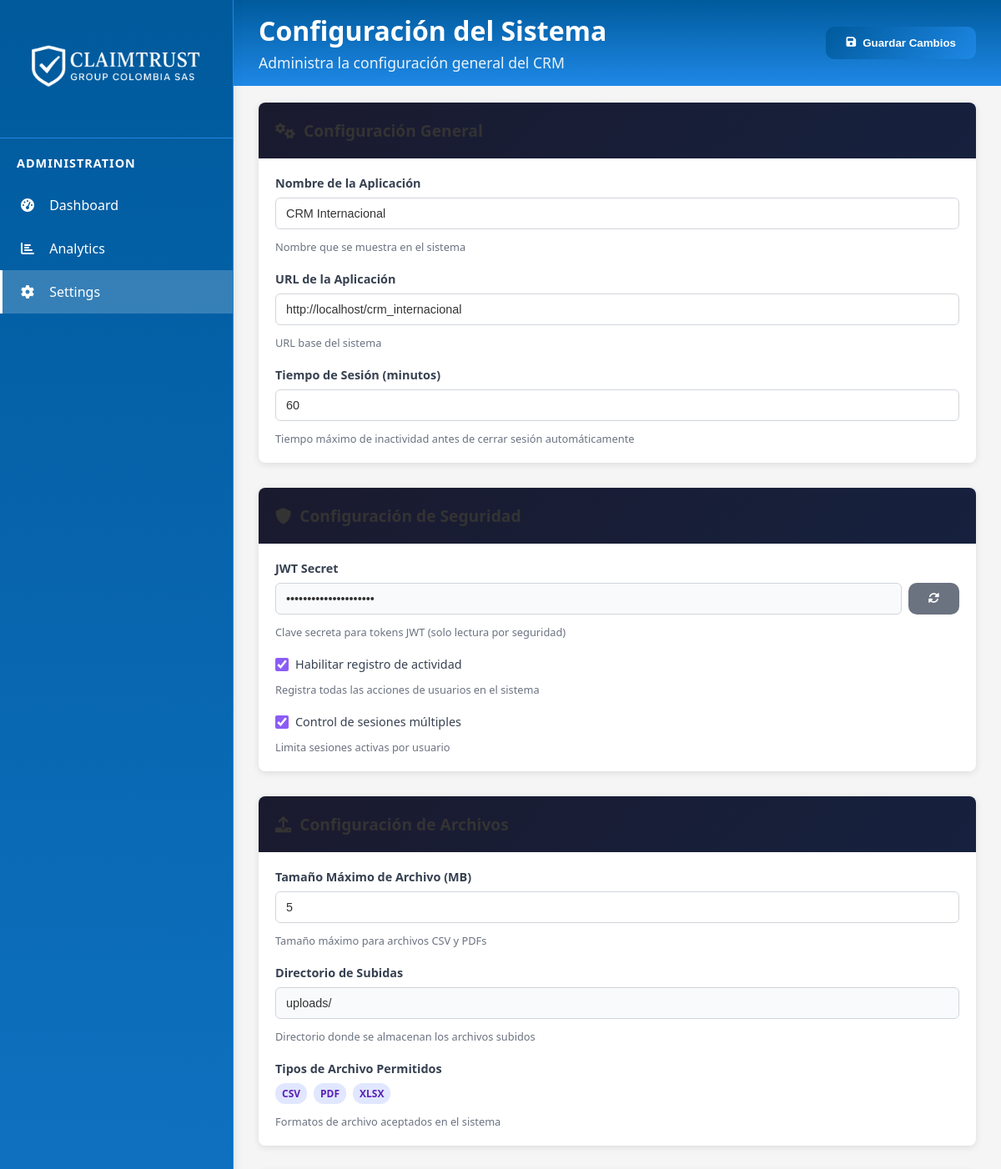
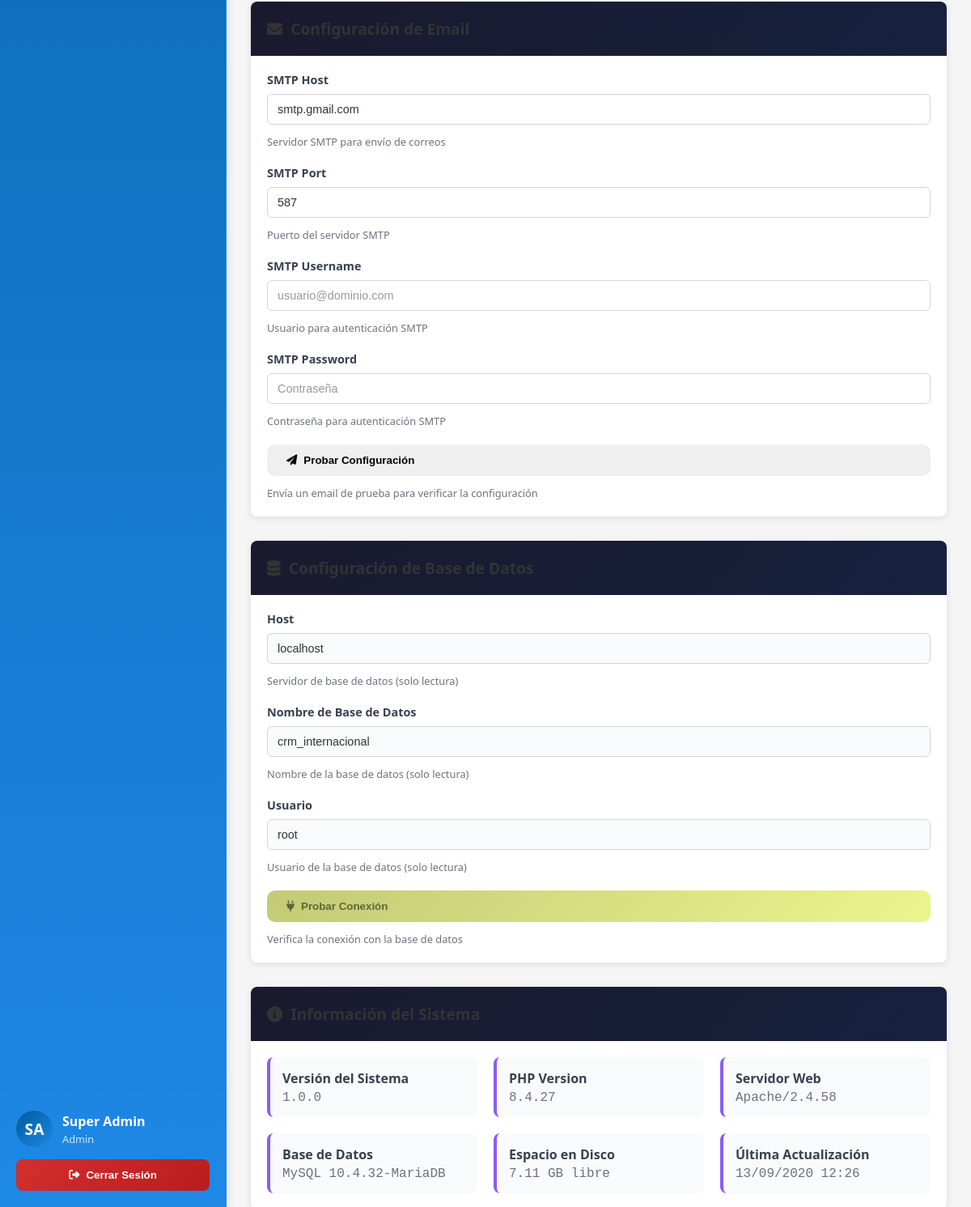
Screenshot of /views/settings.php (signed in) with the database file from the repository (2 pictures, top to bottom).
### tables this page shows
CREATE TABLE `usuarios` (
  `cedula` varchar(20) NOT NULL,
  `usuario` varchar(50) NOT NULL,
  `nombre` varchar(100) NOT NULL,
  `apellido` varchar(100) NOT NULL,
  `email` varchar(150) NOT NULL,
  `password` varchar(255) NOT NULL,
  `telefono` varchar(20) DEFAULT NULL,
  `sip_extension` varchar(40) DEFAULT NULL COMMENT 'Extensión SIP/WebRTC (Issabel)',
  `sip_secret` varchar(128) DEFAULT NULL COMMENT 'Secreto SIP (guardar con políticas de seguridad)',
  `rol_id` int(11) NOT NULL,
  `coordinador_cedula` varchar(20) DEFAULT NULL,
  `activo` tinyint(1) DEFAULT 1,
  `created_at` timestamp NOT NULL DEFAULT current_timestamp(),
  `updated_at` timestamp NOT NULL DEFAULT current_timestamp() ON UPDATE current_timestamp(),
  `pdf_documento` varchar(255) DEFAULT NULL COMMENT 'Ruta del archivo PDF del usuario'
);

CREATE TABLE `roles` (
  `id` int(11) NOT NULL,
  `nombre` varchar(50) NOT NULL,
  `descripcion` text DEFAULT NULL,
  `created_at` timestamp NOT NULL DEFAULT current_timestamp(),
  `updated_at` timestamp NOT NULL DEFAULT current_timestamp() ON UPDATE current_timestamp()
);

### views/settings.php (the view, shortened to what the rows shown need)
<?php
require_once __DIR__ . '/../config.php';
$user = getCurrentUser();
?>
<!DOCTYPE html>
<html lang="es">
<head>
    <link href="https://cdnjs.cloudflare.com/ajax/libs/font-awesome/6.0.0/css/all.min.css" rel="stylesheet">
    <link href="../css/dashboard.css" rel="stylesheet">
</head>
<body>
    <div class="dashboard-container">
        <div class="sidebar" id="sidebar">
            <div class="sidebar-footer">
                <div class="profile-card">
                    <div class="profile-avatar">
                        <?php echo strtoupper(substr($user['nombre'], 0, 1) . substr($user['apellido'], 0, 1)); ?>
                    </div>
                    <div class="profile-info">
                        <h4><?php echo $user['nombre'] . ' ' . $user['apellido']; ?></h4>
                        <p><?php echo ucfirst($user['rol_nombre']); ?></p>
                    </div>
                </div>
            </div>
        </div>
        <div class="main-content" id="main-content">
            <div class="top-header">
                <div class="header-left">
                    <div class="welcome-section">
                        <h1>Configuración del Sistema</h1>
                    </div>
                </div>
            </div>
            <div class="content-area">
                <div class="settings-container">
                    <div class="settings-section">
                        <div class="section-header">
                            <h2 class="section-title">
                                <i class="fas fa-cogs"></i>
                                Configuración General
                            </h2>
                        </div>
                    </div>
                    <div class="settings-section">
                        <div class="section-header">
                            <h2 class="section-title">
                                <i class="fas fa-shield-alt"></i>
                                Configuración de Seguridad
                            </h2>
                        </div>
                    </div>
                    <div class="settings-section">
                        <div class="section-header">
                            <h2 class="section-title">
                                <i class="fas fa-upload"></i>
                                Configuración de Archivos
                            </h2>
                        </div>
                    </div>
                    <div class="settings-section">
                        <div class="section-header">
                            <h2 class="section-title">
                                <i class="fas fa-envelope"></i>
                                Configuración de Email
                            </h2>
                        </div>
                    </div>
                    <div class="settings-section">
                        <div class="section-header">
                            <h2 class="section-title">
                                <i class="fas fa-database"></i>
                                Configuración de Base de Datos
                            </h2>
                        </div>
                    </div>
                    <div class="settings-section">
                        <div class="section-header">
                            <h2 class="section-title">
                                <i class="fas fa-info-circle"></i>
                                Información del Sistema
                            </h2>
                        </div>
                    </div>
                </div>
            </div>
        </div>
    </div>
</body>
</html>

### rows the page displays
usuarios: nombre+apellido "SA", nombre "Super", apellido "Admin", rol.nombre "Admin"

### other values shown
APP_VERSION "1.0.0"
phpversion() "8.4.27"
$_SERVER['SERVER_SOFTWARE'] "Apache/2.4.58"
$db->getAttribute(PDO::ATTR_SERVER_VERSION) "10.4.32-MariaDB"
disk_free_space(__DIR__) / (1024 * 1024 * 1024) "7.11"
date('d/m/Y H:i', filemtime(__FILE__)) "13/09/2020 12:26"
